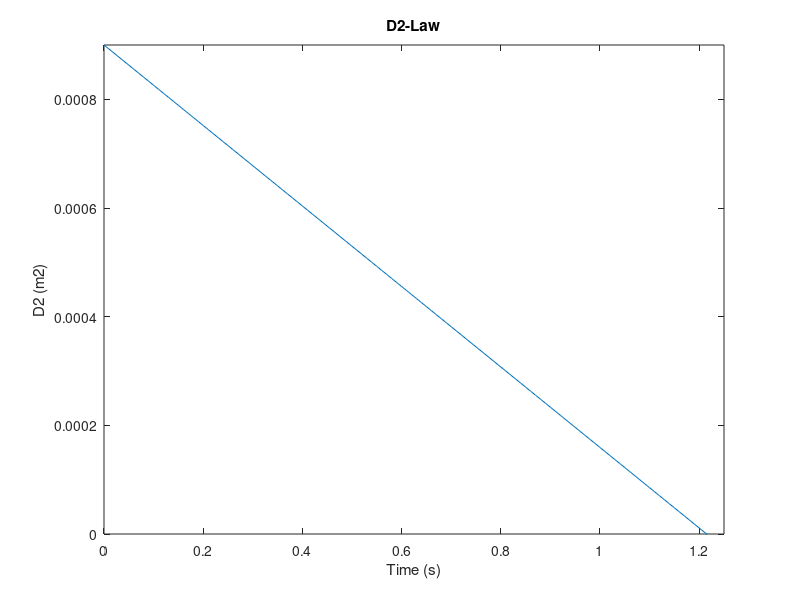

The MATLAB script that drew this image:
clc;
clear all;
%% Coupled MATLAB OpenFOAM model

%Step 1: Pick a velocity of U
U=0.0853; %in m/s

%Step 2: Select the best concentration profile
%Profile concentration selected is 30% H2 and 70% He 

%Step 3: Obtain the temperature and concentration profiles from OpenFOAM

%Step 4: Obatin dT/dr from OpemFOAM
dT_dr= 595.3; %in K (483.367223)(527.75) (575.39691)

%Step 5: Determine the value of thermal conductivity k near the droplet surface using profile from OpenFOAM and birthforths model
Cp_online= 0.918; %in KJ/kg*K
Cp_birdforth= 0.00025706952; %in KJ/kg*K. Actual value is 0.00006139999999999999 cal/gm*K

%Step 6: Calculate Cp*dt_dr 
Kappa_online= Cp_online*dT_dr;
Kappa_birdforth= Cp_birdforth*dT_dr;

%Step 7: Compute the desired parameters
h_fg= 271.013;%in KJ/kg (213)
rs= 0.015;%in m
m_dot= Kappa_online*dT_dr*4*pi*rs^2/h_fg;
m_dot_birdforth= Kappa_birdforth*dT_dr*4*pi*rs^2/h_fg;

%Step 8: Compute U
rho_l=3.941; %in kg/m3
rho_l_new= 1.283; 
U_new= m_dot_birdforth/((4*pi).*(rs.^2)*rho_l);

%Step 9: Determine kg
kg= m_dot_birdforth*h_fg/(4*pi*dT_dr*rs^2);

%Step 10: Determine the transfer number
c_pg= 1.850; %in kJ/kg*K
Bq=1+ exp(m_dot_birdforth*c_pg/(4*pi*kg*rs));

%Step 11: Determine the evaporation constant
rho_l= 1000; % Density of water in kg/m3
K= 8*kg*log(Bq+1)/(rho_l*c_pg);

%Step 12: Compute the D2 Law and plot it
t= 0:0.01:1.23;
D_squared_t= 4*rs^2- K*t;
td= 4*rs^2/K;% droplet lifetime (s)
plot(t,D_squared_t)
xlim([0 1.25])
ylim([0 9*10^-4])
ylabel("D2 (m2)")
xlabel("Time (s)")
title("D2-Law")